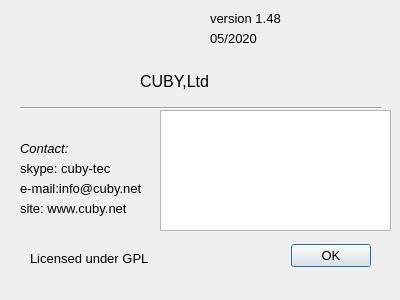
<?xml version="1.0" encoding="UTF-8"?>
<ui version="4.0">
 <class>Aboutwindow</class>
 <widget class="QDialog" name="Aboutwindow">
  <property name="geometry">
   <rect>
    <x>0</x>
    <y>0</y>
    <width>400</width>
    <height>300</height>
   </rect>
  </property>
  <property name="font">
   <font>
    <pointsize>10</pointsize>
   </font>
  </property>
  <property name="windowTitle">
   <string>MITO project</string>
  </property>
  <widget class="QDialogButtonBox" name="buttonBox">
   <property name="geometry">
    <rect>
     <x>30</x>
     <y>240</y>
     <width>341</width>
     <height>32</height>
    </rect>
   </property>
   <property name="orientation">
    <enum>Qt::Horizontal</enum>
   </property>
   <property name="standardButtons">
    <set>QDialogButtonBox::Ok</set>
   </property>
  </widget>
  <widget class="QLabel" name="label">
   <property name="geometry">
    <rect>
     <x>10</x>
     <y>10</y>
     <width>101</width>
     <height>91</height>
    </rect>
   </property>
   <property name="text">
    <string/>
   </property>
   <property name="pixmap">
    <pixmap resource="resource.qrc">:/images/cuby-logo-250-250t.png</pixmap>
   </property>
   <property name="scaledContents">
    <bool>true</bool>
   </property>
  </widget>
  <widget class="QLabel" name="label_2">
   <property name="geometry">
    <rect>
     <x>140</x>
     <y>66</y>
     <width>81</width>
     <height>31</height>
    </rect>
   </property>
   <property name="font">
    <font>
     <pointsize>12</pointsize>
    </font>
   </property>
   <property name="cursor">
    <cursorShape>IBeamCursor</cursorShape>
   </property>
   <property name="text">
    <string>CUBY,Ltd</string>
   </property>
  </widget>
  <widget class="Line" name="line">
   <property name="geometry">
    <rect>
     <x>20</x>
     <y>100</y>
     <width>361</width>
     <height>16</height>
    </rect>
   </property>
   <property name="orientation">
    <enum>Qt::Horizontal</enum>
   </property>
  </widget>
  <widget class="QLabel" name="label_3">
   <property name="geometry">
    <rect>
     <x>20</x>
     <y>140</y>
     <width>54</width>
     <height>17</height>
    </rect>
   </property>
   <property name="font">
    <font>
     <italic>true</italic>
    </font>
   </property>
   <property name="text">
    <string>Contact:</string>
   </property>
  </widget>
  <widget class="QLabel" name="label_4">
   <property name="geometry">
    <rect>
     <x>20</x>
     <y>160</y>
     <width>111</width>
     <height>17</height>
    </rect>
   </property>
   <property name="text">
    <string>skype: cuby-tec</string>
   </property>
  </widget>
  <widget class="QLabel" name="label_5">
   <property name="geometry">
    <rect>
     <x>20</x>
     <y>180</y>
     <width>141</width>
     <height>17</height>
    </rect>
   </property>
   <property name="text">
    <string>e-mail:info@cuby.net</string>
   </property>
  </widget>
  <widget class="QLabel" name="label_6">
   <property name="geometry">
    <rect>
     <x>20</x>
     <y>200</y>
     <width>121</width>
     <height>17</height>
    </rect>
   </property>
   <property name="text">
    <string>site: www.cuby.net</string>
   </property>
  </widget>
  <widget class="QLabel" name="label_7">
   <property name="geometry">
    <rect>
     <x>30</x>
     <y>250</y>
     <width>211</width>
     <height>17</height>
    </rect>
   </property>
   <property name="text">
    <string>Licensed under GPL</string>
   </property>
  </widget>
  <widget class="QTextBrowser" name="textBrowser">
   <property name="enabled">
    <bool>true</bool>
   </property>
   <property name="geometry">
    <rect>
     <x>160</x>
     <y>110</y>
     <width>231</width>
     <height>121</height>
    </rect>
   </property>
   <property name="cursor" stdset="0">
    <cursorShape>IBeamCursor</cursorShape>
   </property>
   <property name="focusPolicy">
    <enum>Qt::ClickFocus</enum>
   </property>
   <property name="acceptDrops">
    <bool>false</bool>
   </property>
   <property name="autoFillBackground">
    <bool>false</bool>
   </property>
   <property name="source">
    <url>
     <string>qrc:/profile/aboutcomment.txt</string>
    </url>
   </property>
  </widget>
  <widget class="QLabel" name="label_version">
   <property name="geometry">
    <rect>
     <x>210</x>
     <y>10</y>
     <width>81</width>
     <height>17</height>
    </rect>
   </property>
   <property name="text">
    <string>version 1.48</string>
   </property>
  </widget>
  <widget class="QLabel" name="label_Date">
   <property name="geometry">
    <rect>
     <x>210</x>
     <y>30</y>
     <width>54</width>
     <height>17</height>
    </rect>
   </property>
   <property name="text">
    <string>05/2020</string>
   </property>
  </widget>
 </widget>
 <resources>
  <include location="resource.qrc"/>
 </resources>
 <connections>
  <connection>
   <sender>buttonBox</sender>
   <signal>accepted()</signal>
   <receiver>Aboutwindow</receiver>
   <slot>accept()</slot>
   <hints>
    <hint type="sourcelabel">
     <x>248</x>
     <y>254</y>
    </hint>
    <hint type="destinationlabel">
     <x>157</x>
     <y>274</y>
    </hint>
   </hints>
  </connection>
  <connection>
   <sender>buttonBox</sender>
   <signal>rejected()</signal>
   <receiver>Aboutwindow</receiver>
   <slot>reject()</slot>
   <hints>
    <hint type="sourcelabel">
     <x>316</x>
     <y>260</y>
    </hint>
    <hint type="destinationlabel">
     <x>286</x>
     <y>274</y>
    </hint>
   </hints>
  </connection>
 </connections>
</ui>
